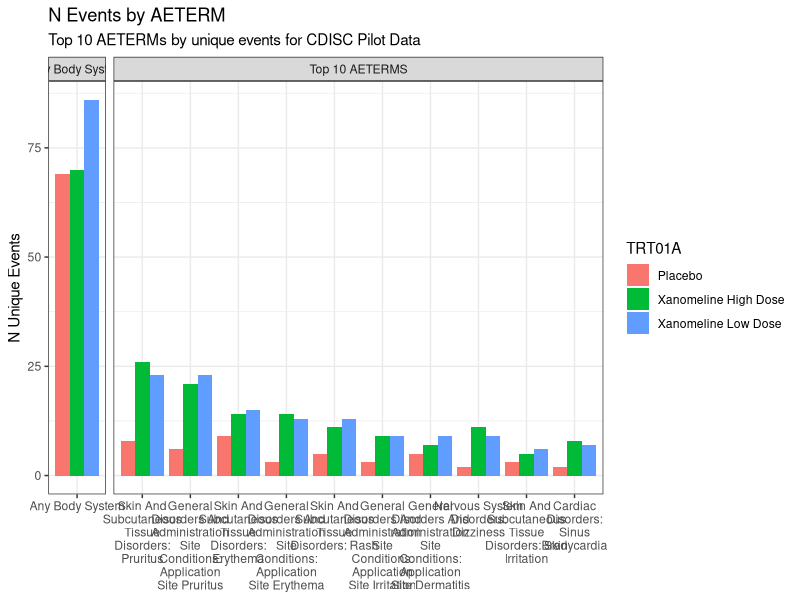
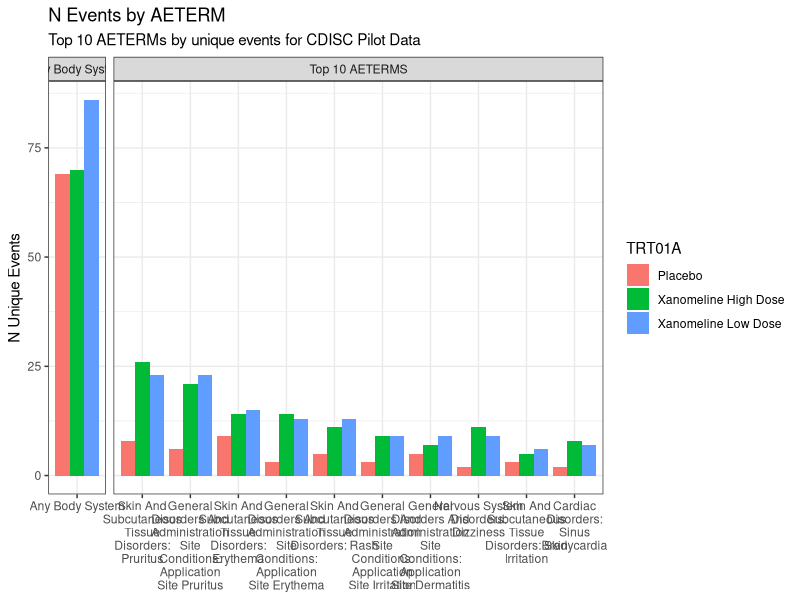

Here is the R script that generated these plots, in order:
## Name: Demography Display
#
#
# Input: demog ARD

library(dplyr)
library(tidyr)
library(readr)
library(ggplot2)


# Load source demog ARD dataset ----

ae_ard <- read_csv("data/02-ARDs_and_Displays/ae_ard.csv")


# Create simple display
ae_top_n <- ae_ard %>%
  # filter(AEBODSYS != "ANY BODY SYSTEM") %>%
  group_by(AETERM) %>%
  mutate(n_aes = sum(value[param == "N_tot"])) %>%
  ungroup() %>%
  arrange(desc(n_aes),AETERM, TRT01A, param) %>%
  filter(n_aes %in% unique(n_aes)[1:11]) %>%
  select(-sub_col_label, -AETERM_ORD, -AEBODSYS_ORD) %>%
  pivot_wider(
    names_from = param,
    values_from = value
  )


ae_top_n %>%
  mutate(
    TERM = case_when(
      AETERM== "ANY BODY SYSTEM" ~ "Any Body System",
      TRUE ~ paste0(AEBODSYS,": ", AETERM)
      ),
    TERM = factor(TERM, levels = unique(TERM)),
    IS_ANY = factor(ifelse(TERM == "Any Body System", "Any Body System", "Top 10 AETERMS"), levels = c("Any Body System", "Top 10 AETERMS"))
  ) %>%
  ggplot() +
  geom_col(
    aes(x = TERM, y = N, fill = TRT01A),
    position = "dodge",
    stat = "identity"
  ) +
  labs(
    title = "N Events by AETERM",
    subtitle = "Top 10 AETERMs by unique events for CDISC Pilot Data",
    x = NULL,
    y = "N Unique Events"
  ) +
  facet_grid(.~ IS_ANY, scales = "free", space = "free") +
  scale_x_discrete(labels = function(x) stringr::str_wrap(stringr::str_to_title(x), width = 15)) +
  theme_bw()

ggsave("AE_Top_10.png", width = 16, height = 6, units = "in")
